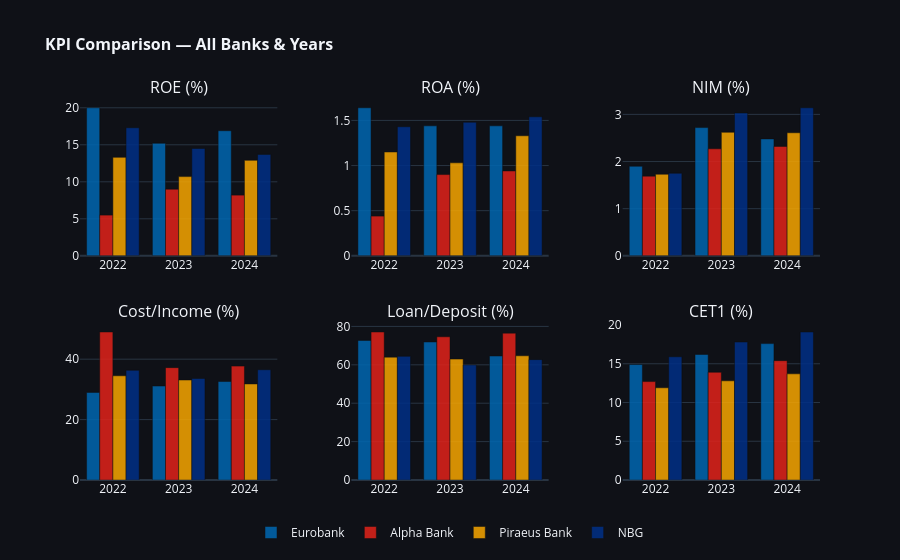

Notebook source saved alongside this figure:
### Code cell
# ── Chart 2: Ranked Bar Charts per KPI (all years) ───────────────────────────
# For each KPI, show all 4 banks as grouped bars across years.

fig2 = make_subplots(
    rows=2, cols=3,
    subplot_titles=KPI_LABELS,
    vertical_spacing=0.18,
    horizontal_spacing=0.10,
)
positions = [(1,1),(1,2),(1,3),(2,1),(2,2),(2,3)]

bar_opacity = 0.85
for ki, (kpi, (label, direction)) in enumerate(KPI_META.items()):
    r, c = positions[ki]
    for bank in BANKS:
        bdf = df[df['bank'] == bank].sort_values('year')
        fig2.add_trace(
            go.Bar(
                x=[f"{b}\n{y}" for b, y in zip([bank]*3, YEARS)],
                y=bdf[kpi].values,
                name=bank,
                marker_color=COLORS[bank],
                opacity=bar_opacity,
                showlegend=(ki == 0),
                legendgroup=bank,
            ),
            row=r, col=c,
        )

fig2.update_layout(
    title_text='<b>KPI Comparison — All Banks & Years</b>',
    title_font_size=16,
    template='plotly_dark',
    height=560,
    barmode='group',
    legend=dict(orientation='h', y=-0.10, x=0.5, xanchor='center'),
    paper_bgcolor='#0f1117',
    plot_bgcolor='#0f1117',
)
fig2.show()

### Figure 1 — Plotly figure (JSON) as saved in the notebook; plotly's stock layout.template omitted (floating-point values rounded to 4 significant figures)
{"data": [{"legendgroup": "Eurobank", "marker": {"color": "#0067B1"}, "name": "Eurobank", "opacity": 0.85, "showlegend": true, "type": "bar", "x": ["Eurobank\n2022", "Eurobank\n2023", "Eurobank\n2024"], "xaxis": "x", "y": [20.0, 15.2, 16.9], "yaxis": "y"}, {"legendgroup": "Alpha Bank", "marker": {"color": "#E2231A"}, "name": "Alpha Bank", "opacity": 0.85, "showlegend": true, "type": "bar", "x": ["Alpha Bank\n2022", "Alpha Bank\n2023", "Alpha Bank\n2024"], "xaxis": "x", "y": [5.5, 9.0, 8.2], "yaxis": "y"}, {"legendgroup": "Piraeus Bank", "marker": {"color": "#F7A600"}, "name": "Piraeus Bank", "opacity": 0.85, "showlegend": true, "type": "bar", "x": ["Piraeus Bank\n2022", "Piraeus Bank\n2023", "Piraeus Bank\n2024"], "xaxis": "x", "y": [13.3, 10.7, 12.9], "yaxis": "y"}, {"legendgroup": "NBG", "marker": {"color": "#003087"}, "name": "NBG", "opacity": 0.85, "showlegend": true, "type": "bar", "x": ["NBG\n2022", "NBG\n2023", "NBG\n2024"], "xaxis": "x", "y": [17.3, 14.5, 13.7], "yaxis": "y"}, {"legendgroup": "Eurobank", "marker": {"color": "#0067B1"}, "name": "Eurobank", "opacity": 0.85, "showlegend": false, "type": "bar", "x": ["Eurobank\n2022", "Eurobank\n2023", "Eurobank\n2024"], "xaxis": "x2", "y": [1.64, 1.44, 1.44], "yaxis": "y2"}, {"legendgroup": "Alpha Bank", "marker": {"color": "#E2231A"}, "name": "Alpha Bank", "opacity": 0.85, "showlegend": false, "type": "bar", "x": ["Alpha Bank\n2022", "Alpha Bank\n2023", "Alpha Bank\n2024"], "xaxis": "x2", "y": [0.44, 0.9, 0.94], "yaxis": "y2"}, {"legendgroup": "Piraeus Bank", "marker": {"color": "#F7A600"}, "name": "Piraeus Bank", "opacity": 0.85, "showlegend": false, "type": "bar", "x": ["Piraeus Bank\n2022", "Piraeus Bank\n2023", "Piraeus Bank\n2024"], "xaxis": "x2", "y": [1.15, 1.03, 1.33], "yaxis": "y2"}, {"legendgroup": "NBG", "marker": {"color": "#003087"}, "name": "NBG", "opacity": 0.85, "showlegend": false, "type": "bar", "x": ["NBG\n2022", "NBG\n2023", "NBG\n2024"], "xaxis": "x2", "y": [1.43, 1.48, 1.54], "yaxis": "y2"}, {"legendgroup": "Eurobank", "marker": {"color": "#0067B1"}, "name": "Eurobank", "opacity": 0.85, "showlegend": false, "type": "bar", "x": ["Eurobank\n2022", "Eurobank\n2023", "Eurobank\n2024"], "xaxis": "x3", "y": [1.9, 2.72, 2.48], "yaxis": "y3"}, {"legendgroup": "Alpha Bank", "marker": {"color": "#E2231A"}, "name": "Alpha Bank", "opacity": 0.85, "showlegend": false, "type": "bar", "x": ["Alpha Bank\n2022", "Alpha Bank\n2023", "Alpha Bank\n2024"], "xaxis": "x3", "y": [1.69, 2.27, 2.32], "yaxis": "y3"}, {"legendgroup": "Piraeus Bank", "marker": {"color": "#F7A600"}, "name": "Piraeus Bank", "opacity": 0.85, "showlegend": false, "type": "bar", "x": ["Piraeus Bank\n2022", "Piraeus Bank\n2023", "Piraeus Bank\n2024"], "xaxis": "x3", "y": [1.73, 2.62, 2.61], "yaxis": "y3"}, {"legendgroup": "NBG", "marker": {"color": "#003087"}, "name": "NBG", "opacity": 0.85, "showlegend": false, "type": "bar", "x": ["NBG\n2022", "NBG\n2023", "NBG\n2024"], "xaxis": "x3", "y": [1.75, 3.03, 3.14], "yaxis": "y3"}, {"legendgroup": "Eurobank", "marker": {"color": "#0067B1"}, "name": "Eurobank", "opacity": 0.85, "showlegend": false, "type": "bar", "x": ["Eurobank\n2022", "Eurobank\n2023", "Eurobank\n2024"], "xaxis": "x4", "y": [29.0, 31.1, 32.6], "yaxis": "y4"}, {"legendgroup": "Alpha Bank", "marker": {"color": "#E2231A"}, "name": "Alpha Bank", "opacity": 0.85, "showlegend": false, "type": "bar", "x": ["Alpha Bank\n2022", "Alpha Bank\n2023", "Alpha Bank\n2024"], "xaxis": "x4", "y": [49.0, 37.2, 37.7], "yaxis": "y4"}, {"legendgroup": "Piraeus Bank", "marker": {"color": "#F7A600"}, "name": "Piraeus Bank", "opacity": 0.85, "showlegend": false, "type": "bar", "x": ["Piraeus Bank\n2022", "Piraeus Bank\n2023", "Piraeus Bank\n2024"], "xaxis": "x4", "y": [34.5, 33.1, 31.8], "yaxis": "y4"}, {"legendgroup": "NBG", "marker": {"color": "#003087"}, "name": "NBG", "opacity": 0.85, "showlegend": false, "type": "bar", "x": ["NBG\n2022", "NBG\n2023", "NBG\n2024"], "xaxis": "x4", "y": [36.3, 33.6, 36.5], "yaxis": "y4"}, {"legendgroup": "Eurobank", "marker": {"color": "#0067B1"}, "name": "Eurobank", "opacity": 0.85, "showlegend": false, "type": "bar", "x": ["Eurobank\n2022", "Eurobank\n2023", "Eurobank\n2024"], "xaxis": "x5", "y": [72.7, 71.9, 64.6], "yaxis": "y5"}, {"legendgroup": "Alpha Bank", "marker": {"color": "#E2231A"}, "name": "Alpha Bank", "opacity": 0.85, "showlegend": false, "type": "bar", "x": ["Alpha Bank\n2022", "Alpha Bank\n2023", "Alpha Bank\n2024"], "xaxis": "x5", "y": [77.1, 74.6, 76.5], "yaxis": "y5"}, {"legendgroup": "Piraeus Bank", "marker": {"color": "#F7A600"}, "name": "Piraeus Bank", "opacity": 0.85, "showlegend": false, "type": "bar", "x": ["Piraeus Bank\n2022", "Piraeus Bank\n2023", "Piraeus Bank\n2024"], "xaxis": "x5", "y": [64.0, 63.0, 64.7], "yaxis": "y5"}, {"legendgroup": "NBG", "marker": {"color": "#003087"}, "name": "NBG", "opacity": 0.85, "showlegend": false, "type": "bar", "x": ["NBG\n2022", "NBG\n2023", "NBG\n2024"], "xaxis": "x5", "y": [64.4, 59.9, 62.7], "yaxis": "y5"}, {"legendgroup": "Eurobank", "marker": {"color": "#0067B1"}, "name": "Eurobank", "opacity": 0.85, "showlegend": false, "type": "bar", "x": ["Eurobank\n2022", "Eurobank\n2023", "Eurobank\n2024"], "xaxis": "x6", "y": [14.9, 16.2, 17.6], "yaxis": "y6"}, {"legendgroup": "Alpha Bank", "marker": {"color": "#E2231A"}, "name": "Alpha Bank", "opacity": 0.85, "showlegend": false, "type": "bar", "x": ["Alpha Bank\n2022", "Alpha Bank\n2023", "Alpha Bank\n2024"], "xaxis": "x6", "y": [12.7, 13.9, 15.4], "yaxis": "y6"}, {"legendgroup": "Piraeus Bank", "marker": {"color": "#F7A600"}, "name": "Piraeus Bank", "opacity": 0.85, "showlegend": false, "type": "bar", "x": ["Piraeus Bank\n2022", "Piraeus Bank\n2023", "Piraeus Bank\n2024"], "xaxis": "x6", "y": [11.9, 12.8, 13.7], "yaxis": "y6"}, {"legendgroup": "NBG", "marker": {"color": "#003087"}, "name": "NBG", "opacity": 0.85, "showlegend": false, "type": "bar", "x": ["NBG\n2022", "NBG\n2023", "NBG\n2024"], "xaxis": "x6", "y": [15.9, 17.8, 19.1], "yaxis": "y6"}], "layout": {"annotations": [{"font": {"size": 16}, "showarrow": false, "text": "ROE (%)", "x": 0.1333, "xanchor": "center", "xref": "paper", "y": 1.0, "yanchor": "bottom", "yref": "paper"}, {"font": {"size": 16}, "showarrow": false, "text": "ROA (%)", "x": 0.5, "xanchor": "center", "xref": "paper", "y": 1.0, "yanchor": "bottom", "yref": "paper"}, {"font": {"size": 16}, "showarrow": false, "text": "NIM (%)", "x": 0.8667, "xanchor": "center", "xref": "paper", "y": 1.0, "yanchor": "bottom", "yref": "paper"}, {"font": {"size": 16}, "showarrow": false, "text": "Cost/Income (%)", "x": 0.1333, "xanchor": "center", "xref": "paper", "y": 0.41, "yanchor": "bottom", "yref": "paper"}, {"font": {"size": 16}, "showarrow": false, "text": "Loan/Deposit (%)", "x": 0.5, "xanchor": "center", "xref": "paper", "y": 0.41, "yanchor": "bottom", "yref": "paper"}, {"font": {"size": 16}, "showarrow": false, "text": "CET1 (%)", "x": 0.8667, "xanchor": "center", "xref": "paper", "y": 0.41, "yanchor": "bottom", "yref": "paper"}], "barmode": "group", "height": 560, "legend": {"orientation": "h", "x": 0.5, "xanchor": "center", "y": -0.1}, "paper_bgcolor": "#0f1117", "plot_bgcolor": "#0f1117", "title": {"font": {"size": 16}, "text": "<b>KPI Comparison — All Banks & Years</b>"}, "xaxis": {"anchor": "y", "domain": [0.0, 0.2667]}, "xaxis2": {"anchor": "y2", "domain": [0.3667, 0.6333]}, "xaxis3": {"anchor": "y3", "domain": [0.7333, 1.0]}, "xaxis4": {"anchor": "y4", "domain": [0.0, 0.2667]}, "xaxis5": {"anchor": "y5", "domain": [0.3667, 0.6333]}, "xaxis6": {"anchor": "y6", "domain": [0.7333, 1.0]}, "yaxis": {"anchor": "x", "domain": [0.59, 1.0]}, "yaxis2": {"anchor": "x2", "domain": [0.59, 1.0]}, "yaxis3": {"anchor": "x3", "domain": [0.59, 1.0]}, "yaxis4": {"anchor": "x4", "domain": [0.0, 0.41]}, "yaxis5": {"anchor": "x5", "domain": [0.0, 0.41]}, "yaxis6": {"anchor": "x6", "domain": [0.0, 0.41]}}}
